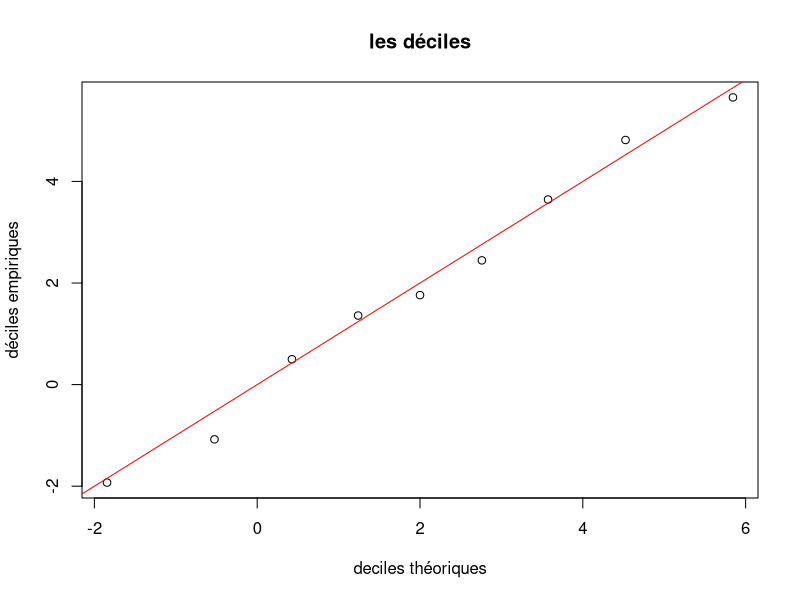
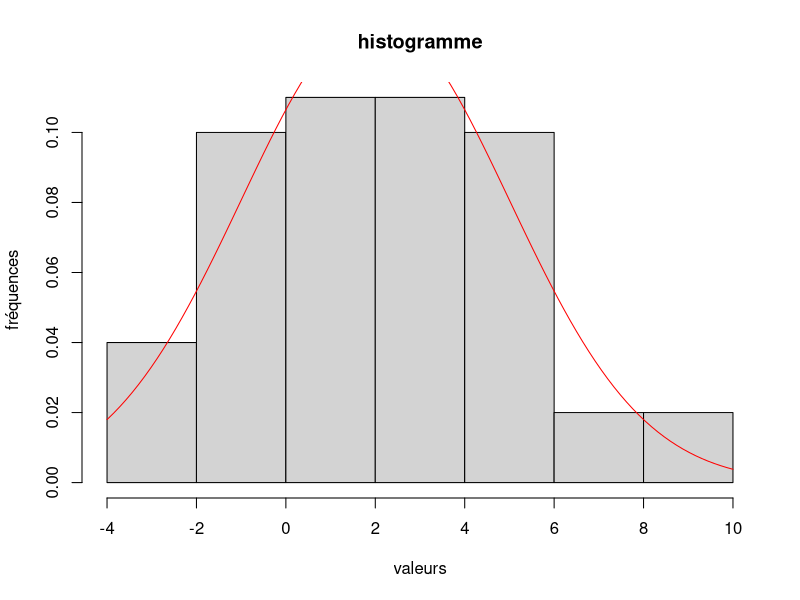
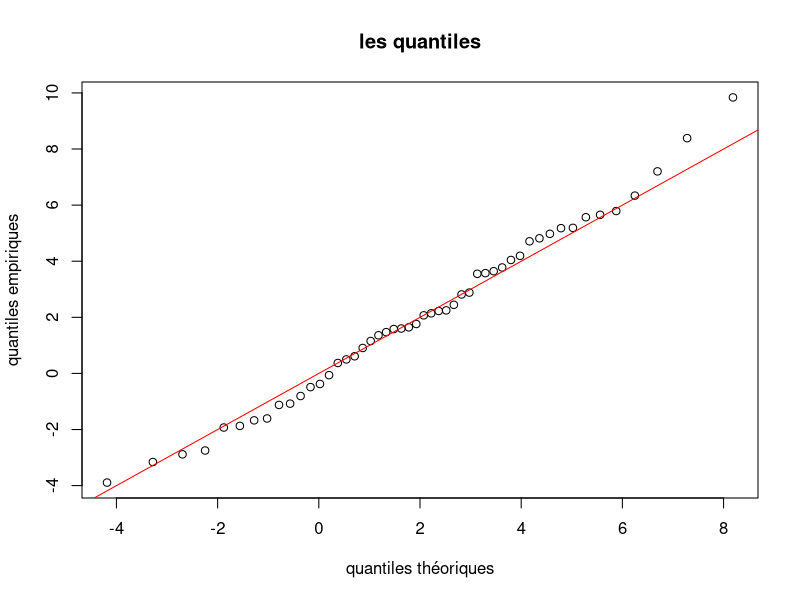
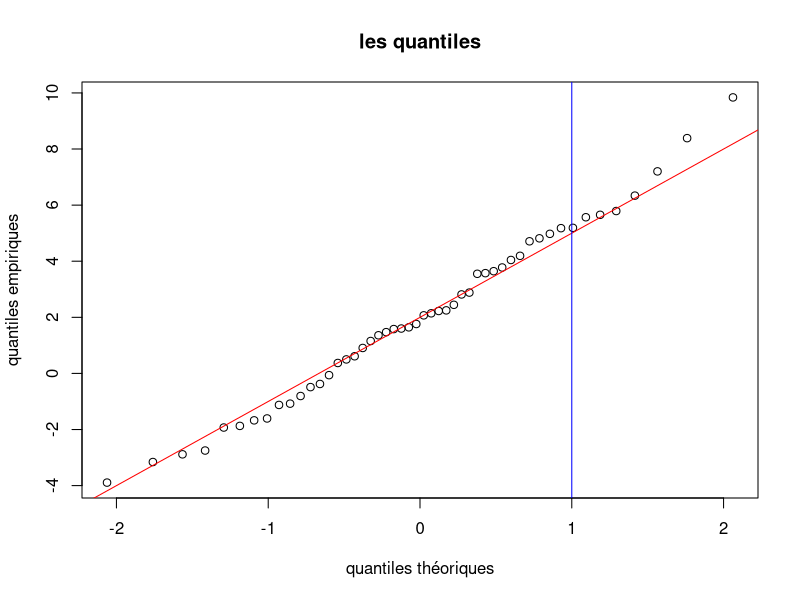

The R source for these figures, in order:
# Dans cette partie X est une variable al ́eatoire de loi N (2, 4).

# Exercice 1 : quantiles empiriques ou th ́eoriques
# Le quantile empirique d’ordre α d’un  ́echantillon de n tirages ind ́ependants x1, x2, ..., xn de X est la
# valeur pour laquelle, la proportion des xi qui se trouvent inf ́erieurs ou  ́egaux `a cette valeur, vaut α. Le
# quantile th ́eorique d’ordre α appel ́e quantile (et calcul ́e par la fonction de quantile qnorm()) est la valeur
# telle que la probabilit ́e que X soit inf ́erieur ou  ́egal `a cette valeur, vaille α

# 1. Simuler un  ́echantillon de taille n = 50 de X et l’affecter `a x.

mu <- 2
sigma <- 3
n <- 50

x <- rnorm(n, mu, sigma)

# 2. Calculer les quantiles empiriques d’ordre 10%, 20%, ..., 90% de x (appel ́es aussi les d ́eciles empiriques
# car ils permettent de couper l’ ́echantillon en dix) `a l’aide de la fonction quantile() et en utilisant
# l’option type=1.

demp <- quantile(x, probs = seq(0.1, 0.9, 0.1), type = 1)

# 3. Calculer les quantiles th ́eoriques d’ordre 10%, 20%, ..., 90% de X `a l’aide de la fonction qnorm()

dtheo <- qnorm(seq(0.1, 0.9, 0.1), mu, sigma)

# 4. Faire un graphe des 9 points d’abscisses les d ́eciles et d’ordonn ́ees les d ́eciles empiriques. Ajouter
# la droite y = x. Commentaire

plot(dtheo, demp, main = "les déciles", xlab = "deciles théoriques", ylab = "déciles empiriques")
abline(0, 1, col = "red")

# 5. Faire un histogramme des observations tir ́ees et y superposer la densit ́e de la loi N (2, 4). Commen-
# taire.

hist(x, main = "histogramme", xlab = "valeurs", ylab = "fréquences", freq = FALSE)
curve(dnorm(x, mu, sigma), col = "red", add = TRUE)

# 6. Calculer les quantiles empiriques d’ordre 1/(n + 1), 2/(n + 1), ...., n/(n + 1) de x. Les comparer aux
# valeurs ordonn ́ees de l’ ́echantillon que l’on obtiendra avec la commande sort(x).

emp <- quantile(x, probs = seq(1 / (n + 1), n / (n + 1), 1 / (n + 1)), type = 1)
sort(x)

# 7. Calculer les quantiles th ́eoriques d’ordre 1/(n + 1), 2/(n + 1), ...., n/(n + 1) de X et tracer les points
# d’abscisses quantiles th ́eoriques et ordonn ́ees quantiles empiriques. Y ajouter la droite y = x.

theo <- qnorm(seq(1 / (n + 1), n / (n + 1), 1 / (n + 1)), mu, sigma)
plot(theo, emp, main = "les quantiles", xlab = "quantiles théoriques", ylab = "quantiles empiriques")
abline(0, 1, col = "red")

# 8. Reprendre les quantiles th ́eoriques d’ordre 1/(n + 1), 2/(n + 1), ...., n/(n + 1) de la variable normale
# centr ́ee r ́eduite U , calcul ́es dans la question 4 du premier exercice 1. Faire un plot() des valeurs
# ordonn ́ees de l’ ́echantillon selon les quantiles th ́eoriques d’ordre 1/(n + 1), 2/(n + 1), ...., n/(n + 1)
# de la variable normale centr ́ee r ́eduite U . Y ajouter la droite d’ ́equation y = σx + μ pour μ = 2 et
# σ = 2. Cette droite s’appelle droite de Henry et permet d’appr ́ecier la normalit ́e d’un  ́echantillon
# x1, ..., xn. Plus les points sont proches de la droite plus l’hypoth`ese de normalit ́e faite sur la variable
# qui a g ́en ́er ́e ces observations est correcte.

qtheoc <- qnorm(seq(1 / (n + 1), n / (n + 1), 1 / (n + 1)), 0, 1)
plot(qtheoc, sort(x), main = "les quantiles", xlab = "quantiles théoriques", ylab = "quantiles empiriques")
abline(mu, sigma, col = "red")
abline(v = 1, col = "blue")
abline
